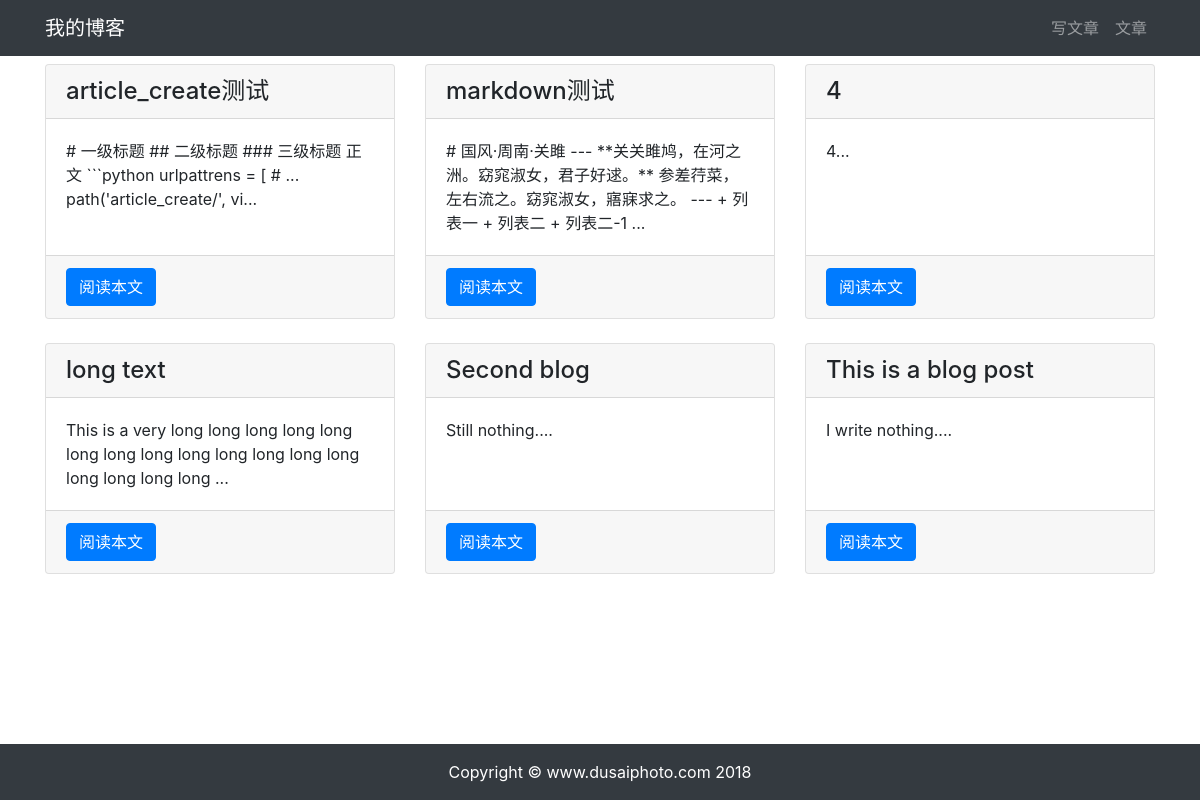
/article/article_list/, run on an earlier commit of the app's database.
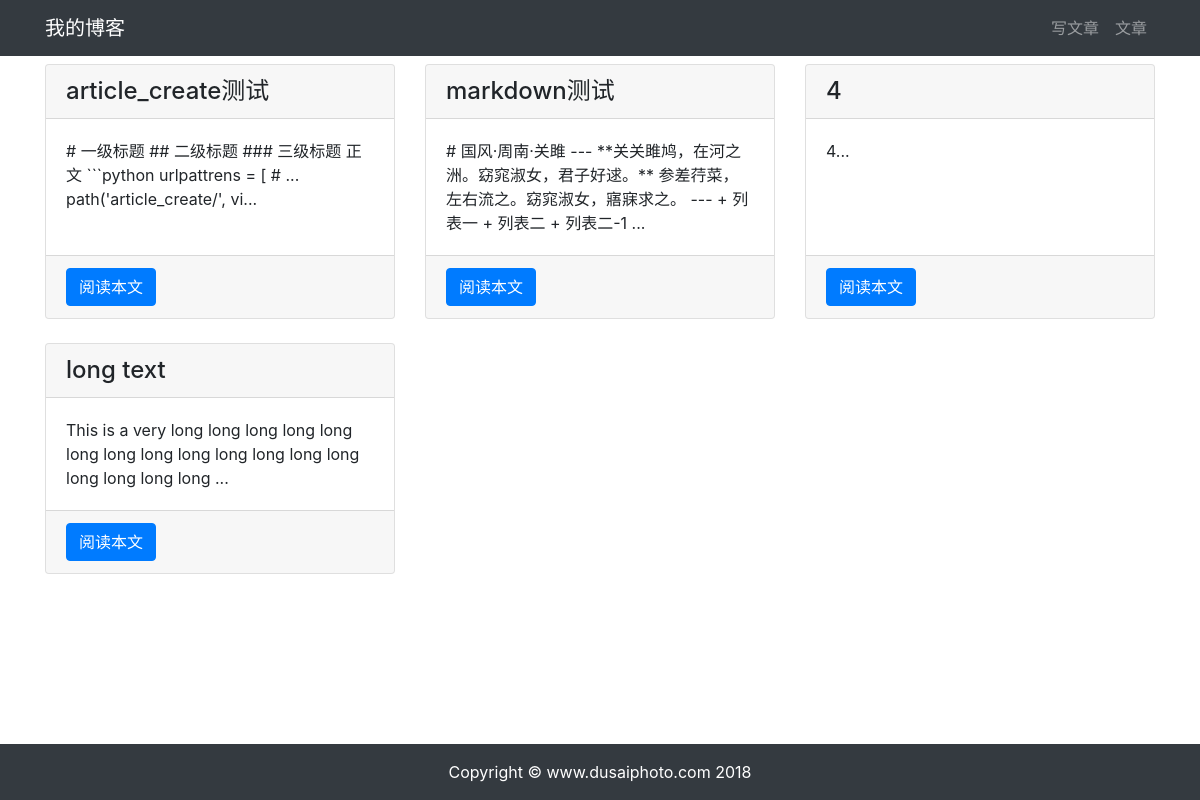
And on a later commit of the database.
### article/models.py (models this page shows, shortened)
class ArticlePost(models.Model):
    author = models.ForeignKey(User, on_delete=models.CASCADE)
    title = models.CharField(max_length=100)
    body = models.TextField()
    created = models.DateTimeField(default=timezone.now)
    updated = models.DateTimeField(auto_now=True)
    class Meta:
        ordering = ('-created',)

### article/views.py (the view)
# urls.py: path('article_list/', views.article_list, name='article_list'),
def article_list(request):
    articles = ArticlePost.objects.all()
    context = {'articles': articles}
    return render(request, 'article/list.html', context)

### templates/article/list.html (shortened to what this page needs)
{% extends "base.html" %}
{% load static %}
{% block content %}
    <div class="container">
        <div class="row mt-2">
            {% for article in articles %}
                <div class="col-4 mb-4">
                    <div class="card h-100">
                        <h4 class="card-header">{{ article.title }}</h4>
                        <div class="card-body">
                            <p class="card-text">{{ article.body|slice:'100' }}...</p>
                        </div>
                        <div class="card-footer">
                            <a href="{% url 'article:article_detail' article.id %}" class="btn btn-primary">阅读本文</a>
                        </div>
                    </div>
                </div>
            {% endfor %}
        </div>
    </div>
{% endblock content %}

What changed in the data, as far as the page shows it:
removed ArticlePost: title "Second blog", body "Still nothing."
removed ArticlePost: title "This is a blog post", body "I write nothing."
